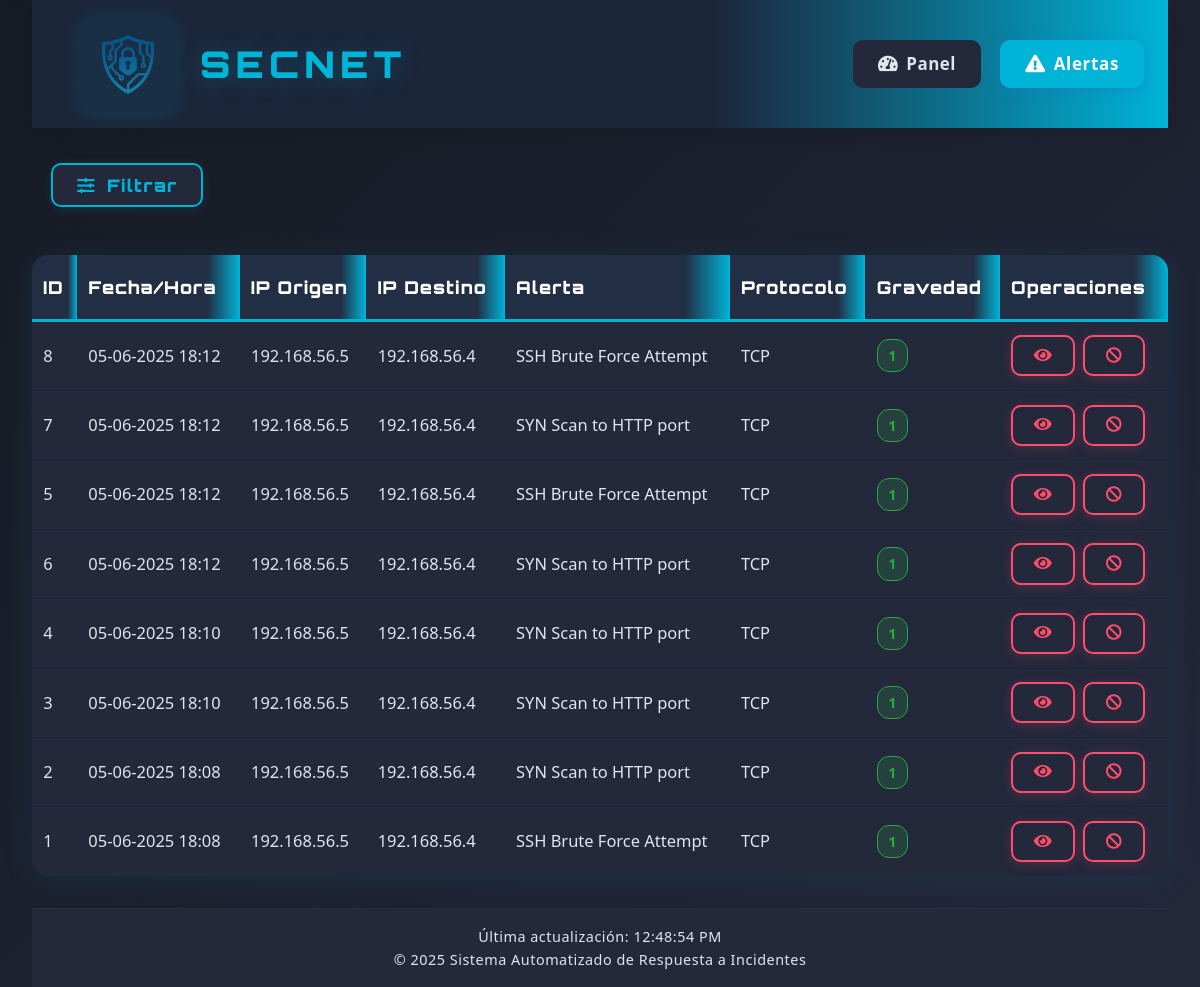
The page /web-interface/alerts.php?severity=1 on the database its author committed.
### tables this page shows
CREATE TABLE alerts (
        id INTEGER PRIMARY KEY AUTOINCREMENT,
        timestamp TEXT,
        source_ip TEXT,
        source_port TEXT,
        destination_ip TEXT,
        dest_port TEXT,
        alert_message TEXT,
        severity INTEGER,
        protocol TEXT,
        action_taken TEXT,
        raw_data TEXT
    );

### web-interface/alerts.php (the view, shortened to what this page needs)
<!DOCTYPE html>
<html lang="es">
<head>
    <link rel="stylesheet" href="css/style.css">
    <link rel="stylesheet" href="https://cdnjs.cloudflare.com/ajax/libs/font-awesome/5.15.3/css/all.min.css">
</head>
<body>
    <div class="container">
        <header>
            <div class="logo-container">
                <a href="index.php" style="display:flex;align-items:center;text-decoration:none;">
                    <img src="assets/logo.png" alt="Logo">
                    <h1 style="font-family: 'Orbitron', sans-serif;">SecNet</h1>
                </a>
            </div>
            <nav>
                <ul>
                    <li><a href="index.php"><i class="fas fa-tachometer-alt"></i> Panel</a></li>
                    <li><a href="alerts.php" class="active"><i class="fas fa-exclamation-triangle"></i> Alertas</a></li>
                </ul>
            </nav>
        </header>
        <main>
            <section class="alerts-section">
                <button id="toggleFiltersBtn" class="filter-button" type="button" style="margin-bottom:1.2rem;"><i class="fas fa-sliders-h"></i> Filtrar</button>
                <div class="alerts-table">
                    <table class="tech-table">
                        <thead>
                            <tr>
                                <th>ID</th>
                                <th>Fecha/Hora</th>
                                <th>IP Origen</th>
                                <th>IP Destino</th>
                                <th>Alerta</th>
                                <th>Protocolo</th>
                                <th>Gravedad</th>
                                <th>Operaciones</th>
                            </tr>
                        </thead>
                        <tbody id="alertsTableBody">
                            <?php
                            $db = new SQLite3('/var/www/html/database/alerts.db');
                            $db->exec("PRAGMA timezone = 'Europe/Madris'");
                            $offset = isset($_GET['offset']) ? intval($_GET['offset']) : 0;
                            $limit = 30;
                            $query = "SELECT * FROM alerts WHERE 1=1";
                            $countQuery = "SELECT COUNT(*) as total FROM alerts WHERE 1=1";
                            $params = [];
                            if (isset($_GET['severity']) && $_GET['severity'] !== '') {
                                $severity = intval($_GET['severity']);
                                if ($severity === 3) {
                                    $query .= " AND severity >= 3";
                                    $countQuery .= " AND severity >= 3";
                                } else {
                                    $query .= " AND severity = :severity";
                                    $params[':severity'] = $severity;
                                }
                            }
                            $query .= " ORDER BY timestamp DESC LIMIT $limit OFFSET $offset";
                            $stmt = $db->prepare($query);
                            foreach ($params as $key => $value) {
                                $stmt->bindValue($key, $value, SQLITE3_TEXT);
                            }
                            $results = $stmt->execute();
                            while ($row = $results->fetchArray(SQLITE3_ASSOC)) {
                                echo '<tr>';
                                echo '<td>' . $row['id'] . '</td>';
                                $date = new DateTime($row['timestamp'], new DateTimeZone('UTC'));
                                $date->setTimezone(new DateTimeZone('Europe/Madrid'));
                                echo '<td data-timestamp="' . strtotime($row['timestamp']) . '">' . $date->format('d-m-Y H:i') . '</td>';
                                echo '<td>' . htmlspecialchars($row['source_ip']) . '</td>';
                                echo '<td>' . htmlspecialchars($row['destination_ip']) . '</td>';
                                echo '<td>' . htmlspecialchars($row['alert_message']) . '</td>';
                                echo '<td>' . htmlspecialchars($row['protocol']) . '</td>';
                                echo '<td><span class="gravedad-badge gravedad-' . (int)$row['severity'] . '">' . $row['severity'] . '</span></td>';
                                echo '<td>';
                                echo '<button class="action-btn alerta details-button" onclick="viewAlertDetails(' . $row['id'] . ')"><i class="fas fa-eye"></i></button> ';
                                echo '<button class="action-btn alerta block-button" onclick="blockIP(\'' . htmlspecialchars($row['source_ip']) . '\')"><i class="fas fa-ban"></i></button>';
                                echo '</td>';
                                echo '</tr>';
                            }
                            ?>
                        </tbody>
                    </table>
                </div>
            </section>
        </main>
        <footer class="footer-container">
            <p>&copy; <?php echo date('Y'); ?> Sistema Automatizado de Respuesta a Incidentes</p>
        </footer>
    </div>
</body>
</html>

### rows shown on the page
alerts: id "8", timestamp "05-06-2025 18:12", source_ip "192.168.56.5", destination_ip "192.168.56.4", alert_message "SSH Brute Force Attempt", protocol "TCP", severity "1"
alerts: id "7", timestamp "05-06-2025 18:12", source_ip "192.168.56.5", destination_ip "192.168.56.4", alert_message "SYN Scan to HTTP port", protocol "TCP", severity "1"
alerts: id "5", timestamp "05-06-2025 18:12", source_ip "192.168.56.5", destination_ip "192.168.56.4", alert_message "SSH Brute Force Attempt", protocol "TCP", severity "1"
alerts: id "6", timestamp "05-06-2025 18:12", source_ip "192.168.56.5", destination_ip "192.168.56.4", alert_message "SYN Scan to HTTP port", protocol "TCP", severity "1"
alerts: id "4", timestamp "05-06-2025 18:10", source_ip "192.168.56.5", destination_ip "192.168.56.4", alert_message "SYN Scan to HTTP port", protocol "TCP", severity "1"
alerts: id "3", timestamp "05-06-2025 18:10", source_ip "192.168.56.5", destination_ip "192.168.56.4", alert_message "SYN Scan to HTTP port", protocol "TCP", severity "1"
alerts: id "2", timestamp "05-06-2025 18:08", source_ip "192.168.56.5", destination_ip "192.168.56.4", alert_message "SYN Scan to HTTP port", protocol "TCP", severity "1"
alerts: id "1", timestamp "05-06-2025 18:08", source_ip "192.168.56.5", destination_ip "192.168.56.4", alert_message "SSH Brute Force Attempt", protocol "TCP", severity "1"
